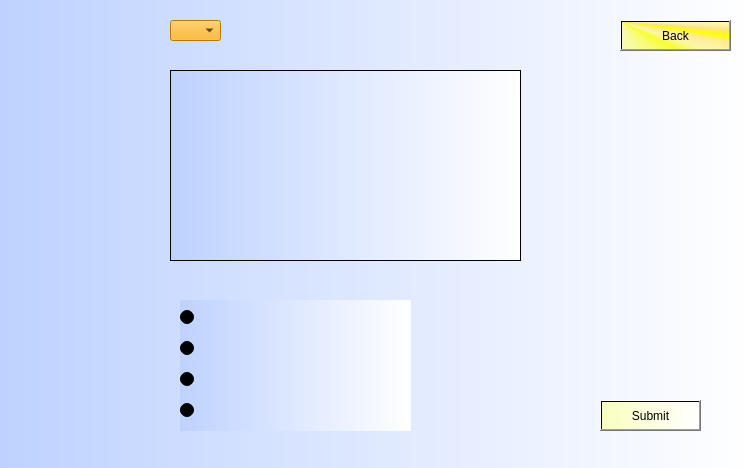
<?xml version="1.0" encoding="UTF-8"?>
<ui version="4.0">
 <class>four</class>
 <widget class="QDialog" name="four">
  <property name="enabled">
   <bool>true</bool>
  </property>
  <property name="geometry">
   <rect>
    <x>0</x>
    <y>0</y>
    <width>754</width>
    <height>468</height>
   </rect>
  </property>
  <property name="windowTitle">
   <string>Dialog</string>
  </property>
  <property name="styleSheet">
   <string notr="true">background-color: qlineargradient(spread:pad, x1:0, y1:0, x2:1, y2:0, stop:0 rgba(190, 210, 255, 255), stop:1 rgba(255, 255, 255, 255));</string>
  </property>
  <widget class="QTextBrowser" name="textBrowser">
   <property name="geometry">
    <rect>
     <x>170</x>
     <y>70</y>
     <width>351</width>
     <height>191</height>
    </rect>
   </property>
  </widget>
  <widget class="QComboBox" name="comboBox">
   <property name="geometry">
    <rect>
     <x>170</x>
     <y>20</y>
     <width>51</width>
     <height>21</height>
    </rect>
   </property>
   <property name="styleSheet">
    <string notr="true">background-color: rgb(255, 170, 0);</string>
   </property>
  </widget>
  <widget class="QWidget" name="gridLayoutWidget">
   <property name="geometry">
    <rect>
     <x>180</x>
     <y>300</y>
     <width>231</width>
     <height>131</height>
    </rect>
   </property>
   <layout class="QGridLayout" name="gridLayout">
    <item row="0" column="0">
     <widget class="QRadioButton" name="radioButton">
      <property name="text">
       <string/>
      </property>
     </widget>
    </item>
    <item row="1" column="0">
     <widget class="QRadioButton" name="radioButton_2">
      <property name="text">
       <string/>
      </property>
     </widget>
    </item>
    <item row="3" column="0">
     <widget class="QRadioButton" name="radioButton_4">
      <property name="text">
       <string/>
      </property>
     </widget>
    </item>
    <item row="2" column="0">
     <widget class="QRadioButton" name="radioButton_3">
      <property name="text">
       <string/>
      </property>
     </widget>
    </item>
   </layout>
  </widget>
  <widget class="QPushButton" name="pushButton">
   <property name="geometry">
    <rect>
     <x>620</x>
     <y>20</y>
     <width>111</width>
     <height>31</height>
    </rect>
   </property>
   <property name="styleSheet">
    <string notr="true">background-color: qconicalgradient(cx:0, cy:0, angle:135, stop:0 rgba(255, 255, 0, 69), stop:0.375 rgba(255, 255, 0, 69), stop:0.423533 rgba(251, 255, 0, 145), stop:0.45 rgba(247, 255, 0, 208), stop:0.477581 rgba(255, 244, 71, 130), stop:0.518717 rgba(255, 218, 71, 130), stop:0.55 rgba(255, 255, 0, 255), stop:0.57754 rgba(255, 203, 0, 130), stop:0.625 rgba(255, 255, 0, 69), stop:1 rgba(255, 255, 0, 69));</string>
   </property>
   <property name="text">
    <string>Back</string>
   </property>
  </widget>
  <widget class="QPushButton" name="pushButton_2">
   <property name="geometry">
    <rect>
     <x>600</x>
     <y>400</y>
     <width>101</width>
     <height>31</height>
    </rect>
   </property>
   <property name="styleSheet">
    <string notr="true">background-color: qlineargradient(spread:pad, x1:0, y1:0, x2:1, y2:0, stop:0 rgba(249, 255, 190, 255), stop:1 rgba(255, 255, 255, 255));</string>
   </property>
   <property name="text">
    <string>Submit</string>
   </property>
  </widget>
 </widget>
 <resources/>
 <connections/>
</ui>
